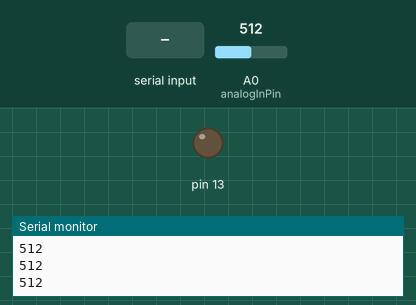
A sketch run on a simulated Arduino Uno, built with avr-gcc and run on an emulated ATmega328P. Parts: output pins drawn as LEDs (lit = HIGH), the last lines printed to the serial monitor. Inputs (shaded band) come from the test bench; at power-on: A0 (analogInPin) = 512.

Above: at 1.2 s.
1.3 s: "LED_ON\n" received over Serial
At 2.5 s:
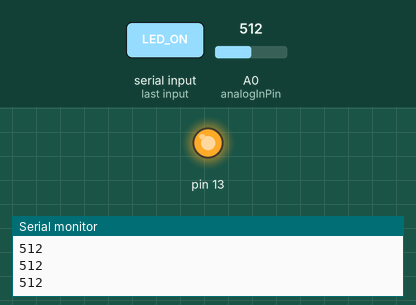
3.0 s: "LED_OFF\n" received over Serial
At 3.9 s:
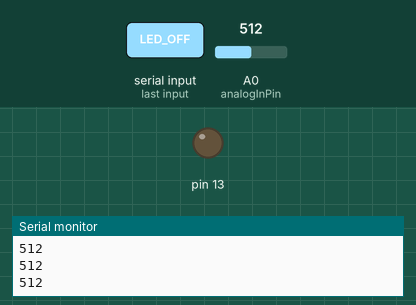
Timing chart, 0 to 6.0 s (numbered marks = the images above; inputs shaded):
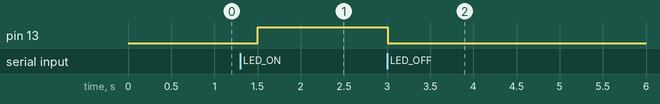

The sketch:

03.ino
```cpp
const int analogInPin = A0;  // Analog input pin that the potentiometer is attached to

int sensorValue = 0;        // value read from the pot
int outputValue = 0;        // value output to the PWM (analog out)
String str;

void setup() {
  // initialize serial communications at 9600 bps:
  pinMode(13,OUTPUT);
  Serial.begin(9600);
}

void loop() {

    // read the analog in value:
    sensorValue = analogRead(analogInPin);
    Serial.println(sensorValue);

    if (Serial.available()) {

    // 讀取傳入的字串直到"\n"結尾
        str = Serial.readStringUntil('\n');

        if (str == "LED_ON") {           // 若字串值是 "LED_ON" 開燈
            digitalWrite(13, HIGH);     // 開燈
        } else if (str == "LED_OFF") {
            digitalWrite(13, LOW);
        }
     }

     delay(500);
}
```

Measured:
- after the input at 1.3 s, pin 13: LOW → HIGH after 0.20 s
- after the input at 3.0 s, pin 13: HIGH → LOW at once
